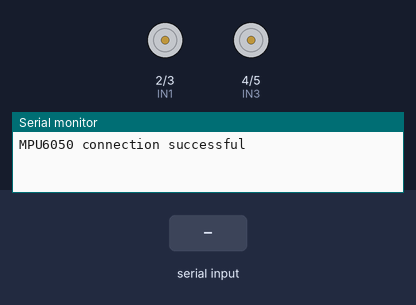
The sketch below on a simulated Arduino Uno, built with avr-gcc and run on an emulated ATmega328P. On the bench: motor-driver pin pairs drawn as motors (green arrow = first pin HIGH = forward, orange = second pin HIGH = backward, longer = more drive), the last lines printed to the serial monitor. The test bench sets the inputs (shaded band).

Above: at 1.2 s.
1.3 s: "90,45\n" received over Serial
At 1.6 s:
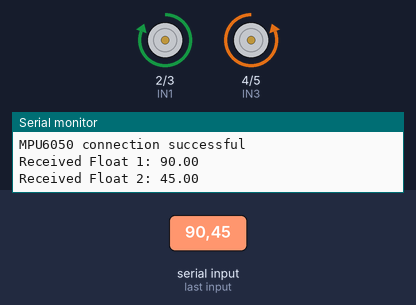
2.8 s: "1,90\n" received over Serial
At 3.9 s:
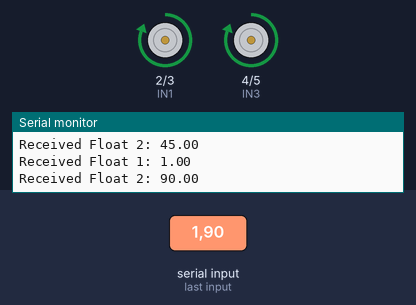
4.3 s: "30,150\n" received over Serial
At 5.1 s:
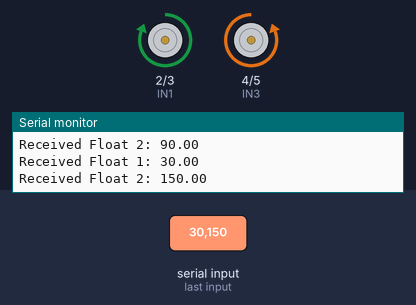
5.8 s: "1,90,45\n" received over Serial
At 6.3 s:
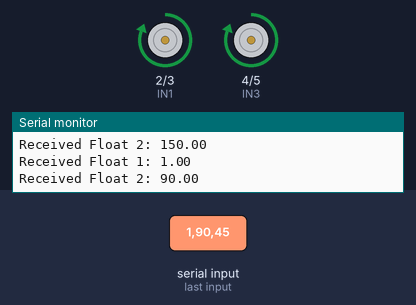
Timing chart, 0 to 8.3 s (numbered marks = the images above; inputs shaded):
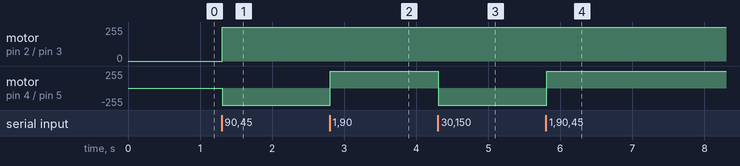

Measured:
- after the input at 1.3 s, motor on pin 2 (IN1) / pin 3 (IN2): stopped → forward 255/255 at once; motor on pin 4 (IN3) / pin 5 (IN4): stopped → backward 255/255 at once
- after the input at 2.8 s, motor on pin 4 (IN3) / pin 5 (IN4): backward 255/255 → forward 255/255 at once
- after the input at 4.3 s, motor on pin 4 (IN3) / pin 5 (IN4): forward 255/255 → backward 255/255 at once
- after the input at 5.8 s, motor on pin 4 (IN3) / pin 5 (IN4): backward 255/255 → forward 255/255 at once

The sketch:

motor_driver.ino
```cpp
#include <Wire.h>
#include <MPU6050.h>

MPU6050 mpu;


String receivedData;
float roll;
float pitch;// const int ENA = 9;   // Enable pin for motor A
const int IN1 = 2;   // Control pin 1 for motor A
const int IN2 = 3;   // Control pin 2 for motor A
// const int ENB = 10;  // Enable pin for motor B
const int IN3 = 4;   // Control pin 1 for motor B
const int IN4 = 5;   // Control pin 2 for motor B

void setup() {
  Serial.begin(9600);
  Wire.begin();
  mpu.initialize();
  if (mpu.testConnection()) {
    Serial.println("MPU6050 connection successful");
  } else {
    Serial.println("MPU6050 connection failed");
    while (1);
  }
  // pinMode(ENA, OUTPUT);
  pinMode(IN1, OUTPUT);
  pinMode(IN2, OUTPUT);
  // pinMode(ENB, OUTPUT);
  pinMode(IN3, OUTPUT);
  pinMode(IN4, OUTPUT);

  // digitalWrite(ENA, HIGH);  // Enable motor A
  // digitalWrite(ENB, HIGH);  // Enable motor B
}

void loop() {
  if (Serial.available() > 0) {
     receivedData = Serial.readStringUntil('\n');

    // Find the comma separator
    int commaIndex = receivedData.indexOf(',');

    // Extract the two float variables from the string
    if (commaIndex != -1) {
      roll = receivedData.substring(0, commaIndex).toFloat();
      pitch = receivedData.substring(commaIndex + 1).toFloat();

      // Print the received float variables
      Serial.print("Received Float 1: ");
      Serial.println(roll);
      Serial.print("Received Float 2: ");
      Serial.println(pitch);

    controlCar(roll,pitch);}
  }
}

void controlCar(float roll, float pitch) {
  // Forward/Backward control based on Y-axis acceleration
  if (pitch > 0.2) { // Threshold value for forward motion
    moveForward();
  } else if (pitch < -0.2) { // Threshold value for backward motion
    moveBackward();
  } else {
    stopMoving();
  }

  // Left/Right control based on X-axis acceleration
  if (roll > 1.1) { // Threshold value for left turn
    turnRight();
  } else if (roll < 0.5) { // Threshold value for right turn
    turnLeft();
  }
}

void moveForward() {
  digitalWrite(IN1, HIGH);
  digitalWrite(IN2, LOW);
  digitalWrite(IN3, HIGH);
  digitalWrite(IN4, LOW);
}

void moveBackward() {
  digitalWrite(IN1, LOW);
  digitalWrite(IN2, HIGH);
  digitalWrite(IN3, LOW);
  digitalWrite(IN4, HIGH);
}

void turnLeft() {
  digitalWrite(IN1, LOW);
  digitalWrite(IN2, HIGH);
  digitalWrite(IN3, HIGH);
  digitalWrite(IN4, LOW);
}

void turnRight() {
  digitalWrite(IN1, HIGH);
  digitalWrite(IN2, LOW);
  digitalWrite(IN3, LOW);
  digitalWrite(IN4, HIGH);
}

void stopMoving() {
  digitalWrite(IN1, LOW);
  digitalWrite(IN2, LOW);
  digitalWrite(IN3, LOW);
  digitalWrite(IN4, LOW);
}
```
